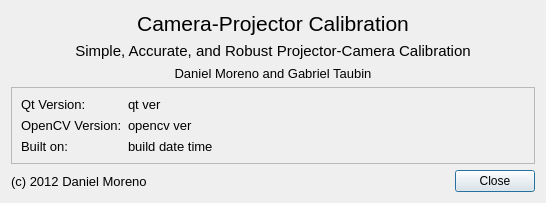
<?xml version="1.0" encoding="UTF-8"?>
<ui version="4.0">
 <class>AboutDialog</class>
 <widget class="QDialog" name="AboutDialog">
  <property name="windowModality">
   <enum>Qt::ApplicationModal</enum>
  </property>
  <property name="geometry">
   <rect>
    <x>0</x>
    <y>0</y>
    <width>546</width>
    <height>201</height>
   </rect>
  </property>
  <property name="windowTitle">
   <string>About Camera-Projector Calibration</string>
  </property>
  <layout class="QVBoxLayout" name="verticalLayout">
   <item>
    <widget class="QLabel" name="title_label">
     <property name="font">
      <font>
       <pointsize>16</pointsize>
      </font>
     </property>
     <property name="text">
      <string>Camera-Projector Calibration</string>
     </property>
     <property name="alignment">
      <set>Qt::AlignCenter</set>
     </property>
    </widget>
   </item>
   <item>
    <widget class="QLabel" name="course_label">
     <property name="font">
      <font>
       <pointsize>11</pointsize>
      </font>
     </property>
     <property name="text">
      <string>Simple, Accurate, and Robust Projector-Camera Calibration</string>
     </property>
     <property name="alignment">
      <set>Qt::AlignCenter</set>
     </property>
    </widget>
   </item>
   <item>
    <widget class="QLabel" name="label_author">
     <property name="font">
      <font>
       <pointsize>10</pointsize>
      </font>
     </property>
     <property name="text">
      <string>Daniel Moreno and Gabriel Taubin</string>
     </property>
     <property name="alignment">
      <set>Qt::AlignCenter</set>
     </property>
    </widget>
   </item>
   <item>
    <widget class="QFrame" name="frame">
     <property name="frameShape">
      <enum>QFrame::StyledPanel</enum>
     </property>
     <property name="frameShadow">
      <enum>QFrame::Raised</enum>
     </property>
     <layout class="QFormLayout" name="formLayout">
      <property name="fieldGrowthPolicy">
       <enum>QFormLayout::AllNonFixedFieldsGrow</enum>
      </property>
      <item row="1" column="0">
       <widget class="QLabel" name="qt_version_title_label">
        <property name="font">
         <font>
          <pointsize>10</pointsize>
         </font>
        </property>
        <property name="text">
         <string>Qt Version:</string>
        </property>
       </widget>
      </item>
      <item row="1" column="1">
       <widget class="QLabel" name="qt_version_label">
        <property name="font">
         <font>
          <pointsize>10</pointsize>
         </font>
        </property>
        <property name="text">
         <string>qt ver</string>
        </property>
       </widget>
      </item>
      <item row="2" column="0">
       <widget class="QLabel" name="opencv_title_label">
        <property name="font">
         <font>
          <pointsize>10</pointsize>
         </font>
        </property>
        <property name="text">
         <string>OpenCV Version:</string>
        </property>
       </widget>
      </item>
      <item row="2" column="1">
       <widget class="QLabel" name="opencv_version_label">
        <property name="font">
         <font>
          <pointsize>10</pointsize>
         </font>
        </property>
        <property name="text">
         <string>opencv ver</string>
        </property>
       </widget>
      </item>
      <item row="3" column="0">
       <widget class="QLabel" name="built_date_title_label">
        <property name="font">
         <font>
          <pointsize>10</pointsize>
         </font>
        </property>
        <property name="text">
         <string>Built on:</string>
        </property>
       </widget>
      </item>
      <item row="3" column="1">
       <widget class="QLabel" name="built_date_label">
        <property name="font">
         <font>
          <pointsize>10</pointsize>
         </font>
        </property>
        <property name="text">
         <string>build date time</string>
        </property>
       </widget>
      </item>
     </layout>
    </widget>
   </item>
   <item>
    <spacer name="verticalSpacer">
     <property name="orientation">
      <enum>Qt::Vertical</enum>
     </property>
     <property name="sizeHint" stdset="0">
      <size>
       <width>20</width>
       <height>40</height>
      </size>
     </property>
    </spacer>
   </item>
   <item>
    <layout class="QHBoxLayout" name="horizontalLayout">
     <item>
      <widget class="QLabel" name="author_label">
       <property name="font">
        <font>
         <pointsize>10</pointsize>
        </font>
       </property>
       <property name="text">
        <string>(c) 2012 Daniel Moreno</string>
       </property>
      </widget>
     </item>
     <item>
      <spacer name="horizontalSpacer">
       <property name="orientation">
        <enum>Qt::Horizontal</enum>
       </property>
       <property name="sizeHint" stdset="0">
        <size>
         <width>40</width>
         <height>20</height>
        </size>
       </property>
      </spacer>
     </item>
     <item>
      <widget class="QPushButton" name="close_button">
       <property name="text">
        <string>Close</string>
       </property>
      </widget>
     </item>
    </layout>
   </item>
  </layout>
 </widget>
 <resources/>
 <connections/>
</ui>
